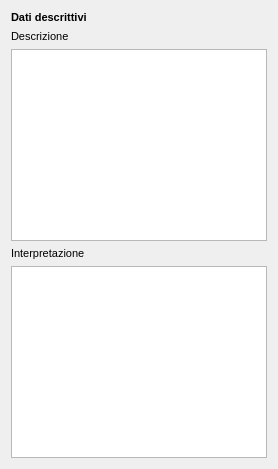
     <widget class="QWidget" name="tab">
      <attribute name="title">
       <string>Dati descrittivi</string>
      </attribute>
      <layout class="QGridLayout" name="gridLayout_7">
       <item row="0" column="0">
        <widget class="QLabel" name="label_13">
         <property name="font">
          <font>
           <pointsize>8</pointsize>
           <weight>75</weight>
           <bold>true</bold>
          </font>
         </property>
         <property name="text">
          <string>Dati descrittivi</string>
         </property>
        </widget>
       </item>
       <item row="1" column="0">
        <widget class="QLabel" name="label_6">
         <property name="font">
          <font>
           <pointsize>8</pointsize>
          </font>
         </property>
         <property name="text">
          <string>Descrizione </string>
         </property>
        </widget>
       </item>
       <item row="2" column="0">
        <widget class="QTextEdit" name="textEdit_descrizione_struttura">
         <property name="minimumSize">
          <size>
           <width>0</width>
           <height>0</height>
          </size>
         </property>
         <property name="font">
          <font>
           <pointsize>8</pointsize>
          </font>
         </property>
         <property name="html">
          <string>&lt;!DOCTYPE HTML PUBLIC &quot;-//W3C//DTD HTML 4.0//EN&quot; &quot;http://www.w3.org/TR/REC-html40/strict.dtd&quot;&gt;
&lt;html&gt;&lt;head&gt;&lt;meta name=&quot;qrichtext&quot; content=&quot;1&quot; /&gt;&lt;style type=&quot;text/css&quot;&gt;
p, li { white-space: pre-wrap; }
&lt;/style&gt;&lt;/head&gt;&lt;body style=&quot; font-family:'MS Shell Dlg 2'; font-size:8pt; font-weight:400; font-style:normal;&quot;&gt;
&lt;p style=&quot; margin-top:0px; margin-bottom:0px; margin-left:0px; margin-right:0px; -qt-block-indent:0; text-indent:0px;&quot;&gt;&lt;span style=&quot; font-family:'Lucida Grande'; font-size:13pt;&quot;&gt;&lt;br /&gt;&lt;/span&gt;&lt;/p&gt;&lt;/body&gt;&lt;/html&gt;</string>
         </property>
        </widget>
       </item>
       <item row="3" column="0">
        <widget class="QLabel" name="label_7">
         <property name="font">
          <font>
           <pointsize>8</pointsize>
          </font>
         </property>
         <property name="text">
          <string>Interpretazione </string>
         </property>
        </widget>
       </item>
       <item row="4" column="0">
        <widget class="QTextEdit" name="textEdit_interpretazione_struttura">
         <property name="minimumSize">
          <size>
           <width>0</width>
           <height>0</height>
          </size>
         </property>
         <property name="font">
          <font>
           <pointsize>8</pointsize>
          </font>
         </property>
        </widget>
       </item>
      </layout>
     </widget>
